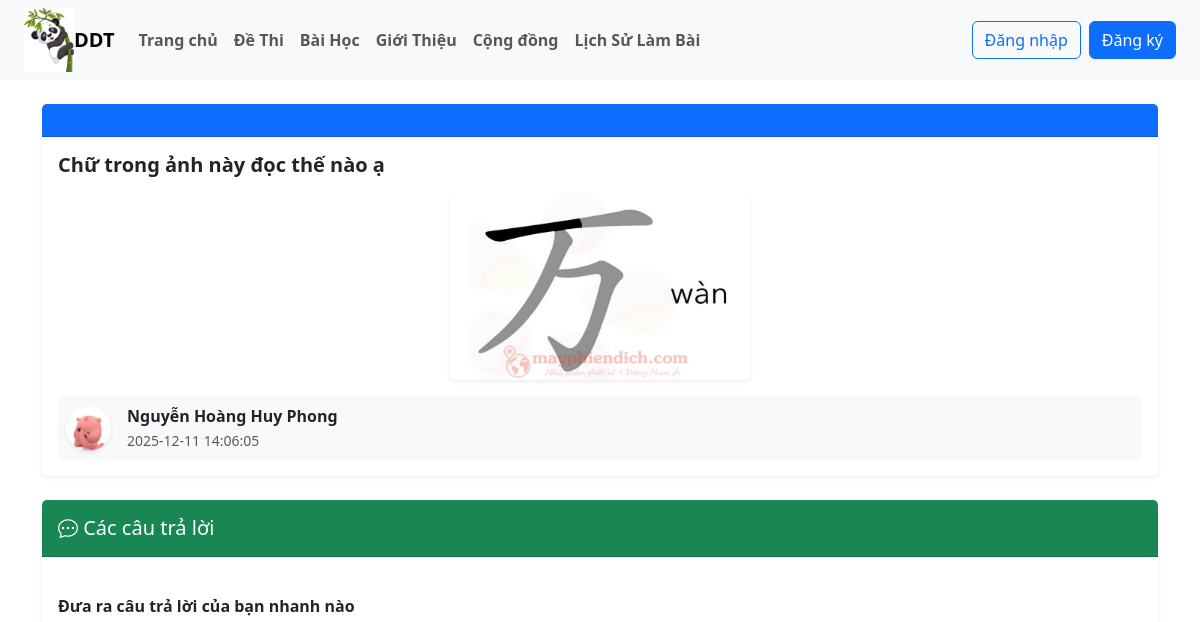
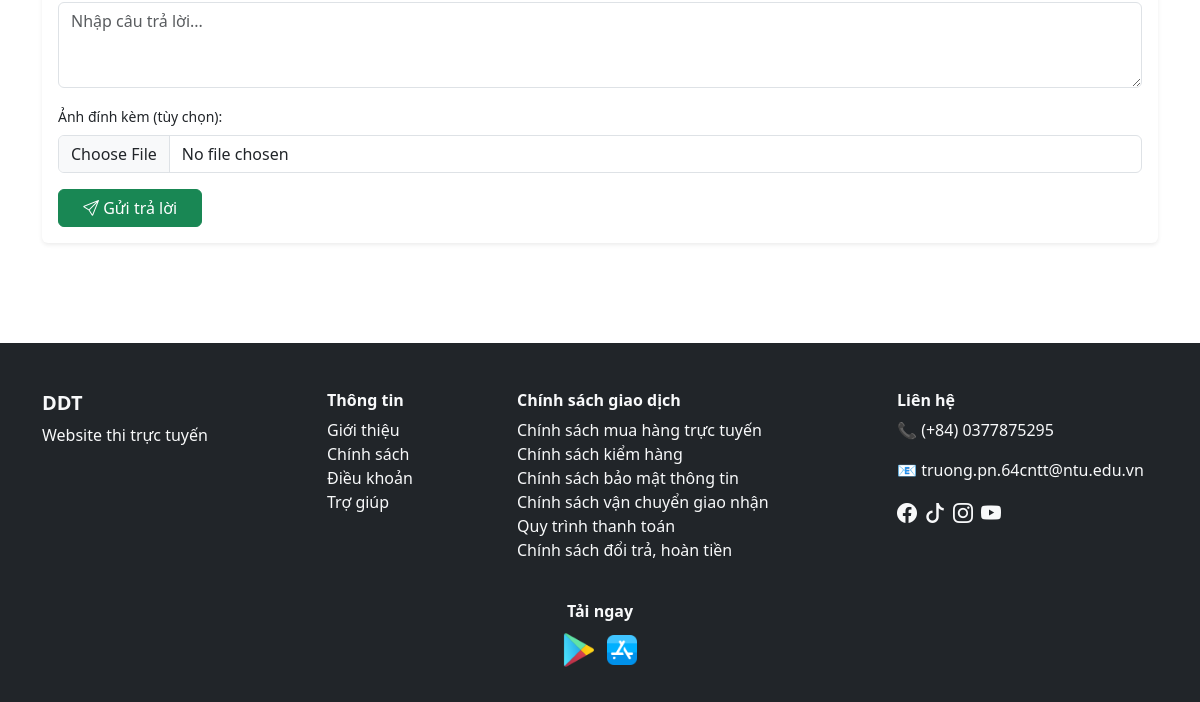
/user/chi_tiet_cau_hoi_nguoi_dung.php?id=CHND_20251211_81c1a011ca, run on an earlier commit of the app's database (2 pictures, top to bottom).
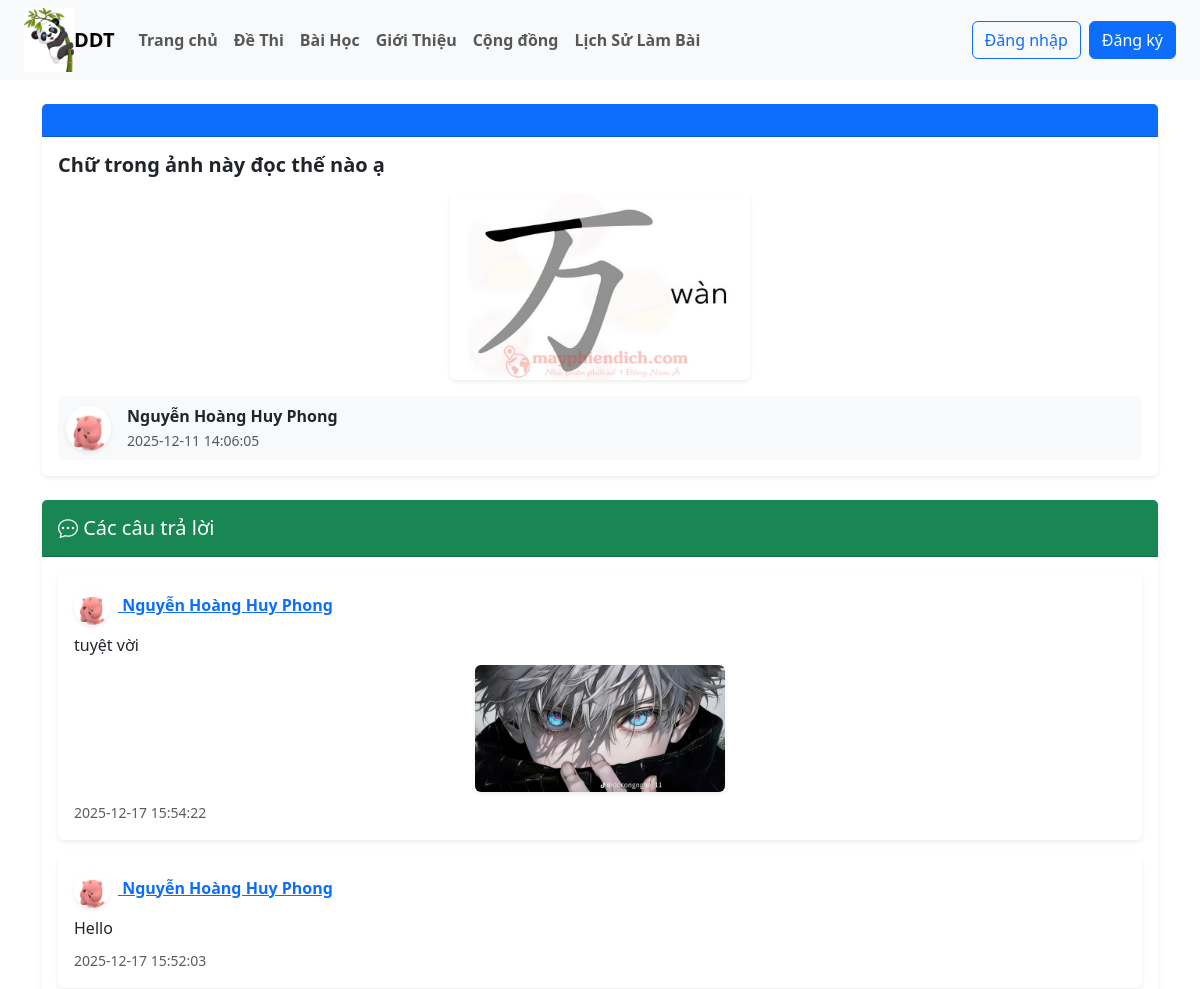
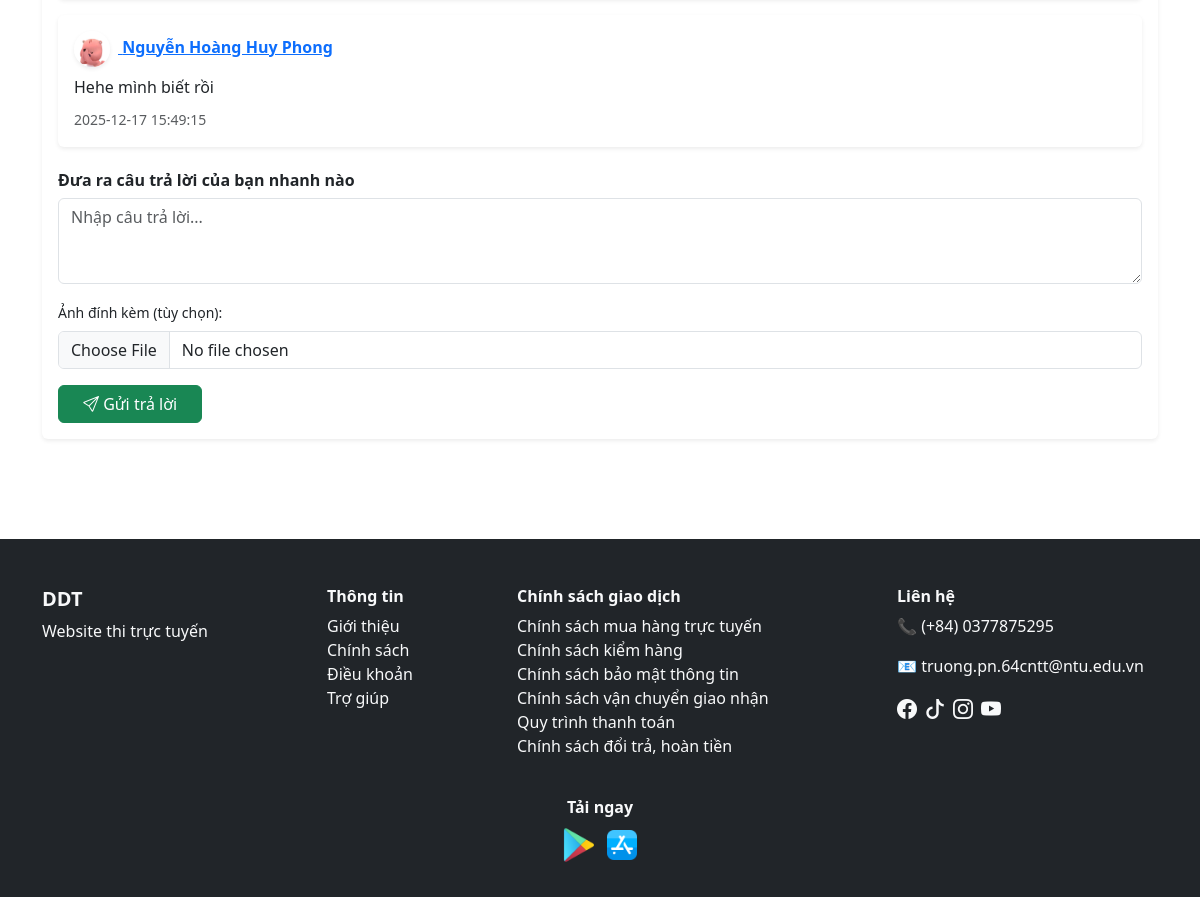
And on a later commit of the database (2 pictures, top to bottom).
### tables this page shows
CREATE TABLE `cau_hoi_nguoi_dung` (
  `id` varchar(50) NOT NULL,
  `noi_dung` text NOT NULL,
  `anh_dinh_kem` varchar(255) DEFAULT NULL,
  `id_nguoi_hoi` varchar(10) NOT NULL,
  `thoi_gian_tao` datetime NOT NULL
);

CREATE TABLE `nguoi_dung` (
  `id` varchar(10) NOT NULL,
  `ho_ten` varchar(100) NOT NULL,
  `email` varchar(150) NOT NULL,
  `mat_khau` varchar(255) NOT NULL,
  `so_dien_thoai` varchar(20) DEFAULT NULL,
  `anh_dai_dien` varchar(255) DEFAULT NULL,
  `id_quyen` varchar(10) DEFAULT NULL,
  `ngay_sinh` date DEFAULT NULL,
  `gioi_tinh` tinyint(1) DEFAULT NULL,
  `dia_chi` varchar(255) DEFAULT NULL,
  `ngay_tao` datetime DEFAULT current_timestamp()
);

CREATE TABLE `cau_tra_loi_nguoi_dung` (
  `id` varchar(50) NOT NULL,
  `id_cau_hoi` varchar(50) NOT NULL,
  `id_nguoi_tra_loi` varchar(10) NOT NULL,
  `noi_dung` text NOT NULL,
  `anh_dinh_kem` varchar(255) DEFAULT NULL,
  `thoi_gian_tao` datetime NOT NULL
);

### user/chi_tiet_cau_hoi_nguoi_dung.php (the view, shortened to what this page needs)
<?php
include("./header.php");
?>
<?php
$id = $_GET['id'];
$sql = "
    SELECT c.*, u.ho_ten AS ten_nguoi_hoi, u.anh_dai_dien AS avatar_nguoi_hoi, c.anh_dinh_kem AS anh_dinh_kem
    FROM cau_hoi_nguoi_dung c
    JOIN nguoi_dung u ON c.id_nguoi_hoi = u.id
    WHERE c.id = '$id'
";
$q = mysqli_fetch_assoc(mysqli_query($dbc, $sql));
$anh_cau_hoi = (!empty($q['anh_dinh_kem'])) ? "./image_cauhoi/" . $q['anh_dinh_kem'] : null;
?>
<div class="container mt-4">
    <div class="card shadow-sm mb-4 border-0">
        <div class="card-header bg-primary text-white py-3">
        </div>
        <div class="card-body">
            <h5 class="fw-bold mb-3"><?= $q['noi_dung'] ?></h5>
            <?php if ($anh_cau_hoi): ?>
            <div class="text-center mb-3">
                <img src="<?= $anh_cau_hoi ?>" class="img-fluid rounded shadow-sm" style="max-width: 300px;">
            </div>
            <?php endif; ?>
            <div class="d-flex align-items-center mt-3 p-2 bg-light rounded">
                <img src="./image_user/<?= $q['avatar_nguoi_hoi'] ?>" width="45" height="45"
                    class="rounded-circle me-3 shadow-sm">
                <div>
                    <strong><?= $q['ten_nguoi_hoi'] ?></strong><br>
                    <small class="text-muted"><?= $q['thoi_gian_tao'] ?></small>
                </div>
            </div>
        </div>
    </div>
    <div class="card shadow-sm border-0">
        <div class="card-header bg-success text-white py-3 ">
            <h5 class="m-0"><i class="bi bi-chat-dots "></i> Các câu trả lời</h5>
        </div>
        <div class="card-body">
            <?php
            $sql_answer = "
                SELECT a.*, u.ho_ten AS ten_nguoi_tra_loi, u.anh_dai_dien AS avatar_tra_loi
                FROM cau_tra_loi_nguoi_dung a
                JOIN nguoi_dung u ON a.id_nguoi_tra_loi = u.id
                WHERE a.id_cau_hoi = '$id'
                ORDER BY a.thoi_gian_tao DESC
            ";
            $rs_answer = mysqli_query($dbc, $sql_answer);
            while ($ans = mysqli_fetch_assoc($rs_answer)):
                $anh_tra_loi = (!empty($ans['anh_dinh_kem']))
                                ? "./image_traloi/" . $ans['anh_dinh_kem']
                                : null;
            ?>
            <div class="p-3 mb-3 bg-white rounded shadow-sm">
                <div class="d-flex align-items-center mb-2">
                    <a href="trang_ca_nhan_nguoi_dung.php?id=<?= $ans['id_nguoi_tra_loi'] ?>">
                        <img src="./image_user/<?= $ans['avatar_tra_loi'] ?>" width="36" height="36"
                            class="rounded-circle me-2 shadow-sm">
                        <strong><?= $ans['ten_nguoi_tra_loi'] ?></strong>
                    </a>
                </div>
                <p class="mb-2"><?= nl2br($ans['noi_dung']) ?></p>
                <?php if ($anh_tra_loi): ?>
                <div class="text-center mb-2">
                    <img src="<?= $anh_tra_loi ?>" class="img-fluid rounded shadow-sm" style="max-width: 250px;">
                </div>
                <?php endif; ?>
                <small class="text-muted"><?= $ans['thoi_gian_tao'] ?></small>
            </div>
            <?php endwhile; ?>
            <div class="mt-4">
                <h6 class="fw-bold mb-2">Đưa ra câu trả lời của bạn nhanh nào</h6>
                <form action="xu_ly_tra_loi.php" method="POST" enctype="multipart/form-data">
                    <textarea name="noi_dung" class="form-control mb-3" rows="3"
                        placeholder="Nhập câu trả lời..."></textarea>
                    <label class="form-label small">Ảnh đính kèm (tùy chọn):</label>
                    <input type="file" name="anh_dinh_kem" accept="image/*" class="form-control mb-3">
                    <button class="btn btn-success px-4">
                        <i class="bi bi-send"></i> Gửi trả lời
                    </button>
                </form>
            </div>
        </div>
    </div>
</div>
<?php
include("./footer.php");
?>

### user/header.php (shortened to what this page needs)
<!DOCTYPE html>
<html lang="vi">
<head>
    <link href="https://cdn.jsdelivr.net/npm/bootstrap@5.3.8/dist/css/bootstrap.min.css" rel="stylesheet"
>
    <link href="https://cdn.jsdelivr.net/npm/bootstrap-icons/font/bootstrap-icons.css" rel="stylesheet">
</head>
<body>
    <nav class="navbar navbar-expand-lg navbar-light bg-light px-4">
        <img src="../app/image/hinh-gau-truc-chibi-cute_082047594.jpg" alt="Gấu trúc cute" style="width: 50px;">
        <a class="navbar-brand fw-bold" href="./index.php">DDT</a>
        <div class="collapse navbar-collapse" id="navbarNav">
            <?php $current_page = basename($_SERVER['PHP_SELF']); ?>
            <ul class="navbar-nav me-auto mb-2 mb-lg-0 fw-bold">
                <li class="nav-item">
                    <a class="nav-link <?= ($current_page == 'index.php') ? 'active' : '' ?>" href="./index.php">Trang
                        chủ</a>
                </li>
                <li class="nav-item">
                    <a class="nav-link <?= ($current_page == 'de_thi.php') ? 'active' : '' ?>" href="./de_thi.php">Đề
                        Thi</a>
                </li>
                <li class="nav-item">
                    <a class="nav-link <?= ($current_page == 'bai_hoc.php') ? 'active' : '' ?>" href="./bai_hoc.php">Bài
                        Học</a>
                </li>
                <li class="nav-item">
                    <a class="nav-link <?= ($current_page == 'gioi_thieu.php') ? 'active' : '' ?>"
                        href="./gioi_thieu.php">Giới
                        Thiệu</a>
                </li>
                <li class="nav-item">
                    <a class="nav-link <?= ($current_page == 'cong_dong.php') ? 'active' : '' ?>"
                        href="./cong_dong.php">Cộng
                        đồng</a>
                </li>
                <li class="nav-item">
                    <a class="nav-link <?= ($current_page == 'lich_su_lam_bai.php') ? 'active' : '' ?>"
                        href="./lich_su_lam_bai.php">Lịch Sử Làm Bài</a>
                </li>
            </ul>
            <div class="d-flex align-items-center">
                <?php if (isset($_SESSION['user_id'])): ?>
                <div class="dropdown">
                    <a href="#" class="d-flex align-items-center text-decoration-none dropdown-toggle ms-2 me-2"
                        id="userDropdown" data-bs-toggle="dropdown">
                        <?php $anh_avatar =  $_SESSION['anh_dai_dien'] ?? 'default.png'; ?>
                        <img src="./image_user/<?php echo $anh_avatar ?>" alt="Ảnh đại diện" class="rounded-circle me-2"
                            style="width: 40px; height: 40px; object-fit: cover;">
                        <span><?php echo $_SESSION['ho_ten']; ?></span>
                    </a>
                    <ul class="dropdown-menu dropdown-menu-end" aria-labelledby="userDropdown">
                        <li><a class="dropdown-item" href="./person.php">Trang cá nhân</a></li>
                        <li><a class="dropdown-item" href="./logout.php">Đăng xuất</a></li>
                    </ul>
                </div>
                <?php else: ?>
                <a href="./login.php"><button class="btn btn-outline-primary me-2">Đăng nhập</button></a>
                <a href="./register.php"><button class="btn btn-primary">Đăng ký</button></a>
                <?php endif; ?>
            </div>
        </div>
    </nav>
</body>
</html>

### user/footer.php
<footer class="bg-dark text-light pt-5 pb-3 " style="margin-top: 100px;">
    <div class="container">
        <div class="row">
            <div class="col-md-3 mb-4 ">
                <h5 class="text-uppercase fw-bold">DDT</h5>
                <p>Website thi trực tuyến</p>
            </div>
            <div class="col-md-2 mb-4">
                <h6 class="fw-bold">Thông tin</h6>
                <ul class="list-unstyled">
                    <li><a href="#" class="text-light text-decoration-none">Giới thiệu</a></li>
                    <li><a href="#" class="text-light text-decoration-none">Chính sách</a></li>
                    <li><a href="#" class="text-light text-decoration-none">Điều khoản</a></li>
                    <li><a href="#" class="text-light text-decoration-none">Trợ giúp</a></li>
                </ul>
            </div>
            <div class="col-md-4 mb-4">
                <h6 class="fw-bold">Chính sách giao dịch</h6>
                <ul class="list-unstyled">
                    <li><a href="#" class="text-light text-decoration-none">Chính sách mua hàng trực tuyến</a></li>
                    <li><a href="#" class="text-light text-decoration-none">Chính sách kiểm hàng</a></li>
                    <li><a href="#" class="text-light text-decoration-none">Chính sách bảo mật thông tin</a></li>
                    <li><a href="#" class="text-light text-decoration-none">Chính sách vận chuyển giao nhận</a></li>
                    <li><a href="#" class="text-light text-decoration-none">Quy trình thanh toán</a></li>
                    <li><a href="#" class="text-light text-decoration-none">Chính sách đổi trả, hoàn tiền</a></li>
                </ul>
            </div>
            <div class="col-md-3 mb-4">
                <h6 class="fw-bold">Liên hệ</h6>
                <p>📞 (+84) 0377875295</p>
                <p>📧 truong.pn.64cntt@ntu.edu.vn</p>
                <div class="d-flex gap-2">
                    <a href="#"><i class="bi bi-facebook text-light fs-5"></i></a>
                    <a href="#"><i class="bi bi-tiktok text-light fs-5"></i></a>
                    <a href="#"><i class="bi bi-instagram text-light fs-5"></i></a>
                    <a href="#"><i class="bi bi-youtube text-light fs-5"></i></a>
                </div>
            </div>
        </div>
        <div class="row mb-3">
            <div class="col text-center">
                <h6 class="fw-bold">Tải ngay</h6>
                <a href="#"><img src="../app/image/icons8-google-play-48.png" alt="Google Play"
                        style="height:40px;"></a>
                <a href="#"><img src="../app/image/icons8-app-store-48.png" alt="App Store" style="height:40px;"></a>
            </div>
        </div>
    </div>
</footer>

### user/header.php (style rules this page uses)
.nav-link { transition: background-color 0.3s ease, color 0.3s ease; }

What changed in the data, as far as the page shows it:
added cau_tra_loi_nguoi_dung: id_nguoi_tra_loi.anh_dai_dien (picture), id_nguoi_tra_loi.ho_ten "Nguyễn Hoàng Huy Phong", noi_dung "tuyệt vời", anh_dinh_kem (picture), thoi_gian_tao "2025-12-17 15:54:22"
added cau_tra_loi_nguoi_dung: id_nguoi_tra_loi.anh_dai_dien (picture), id_nguoi_tra_loi.ho_ten "Nguyễn Hoàng Huy Phong", noi_dung "Hello", thoi_gian_tao "2025-12-17 15:52:03"
added cau_tra_loi_nguoi_dung: id_nguoi_tra_loi.anh_dai_dien (picture), id_nguoi_tra_loi.ho_ten "Nguyễn Hoàng Huy Phong", noi_dung "Hehe mình biết rồi", thoi_gian_tao "2025-12-17 15:49:15"
